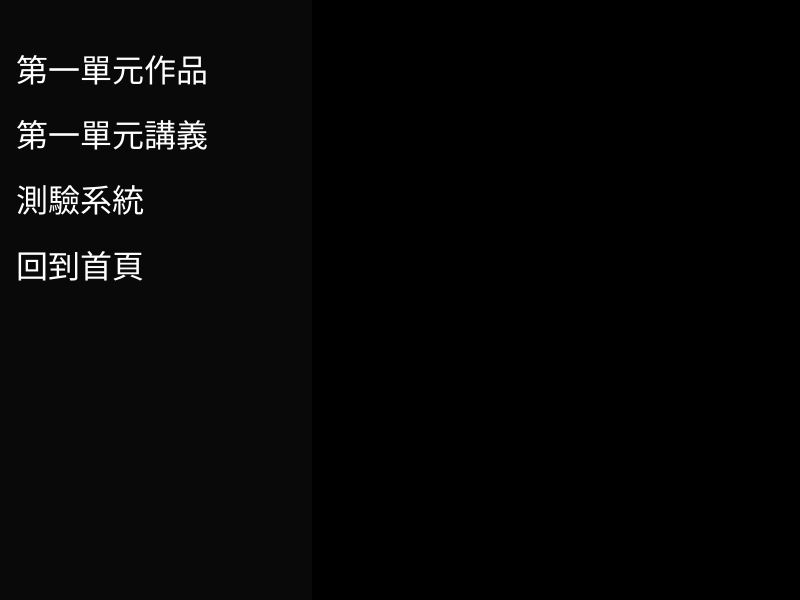
Frame 1 (no input)
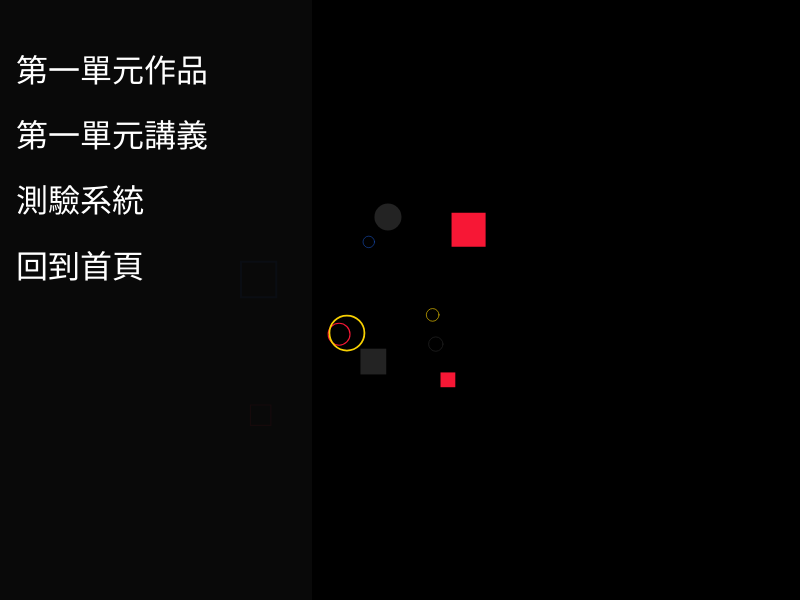
Frame 60 (no input)
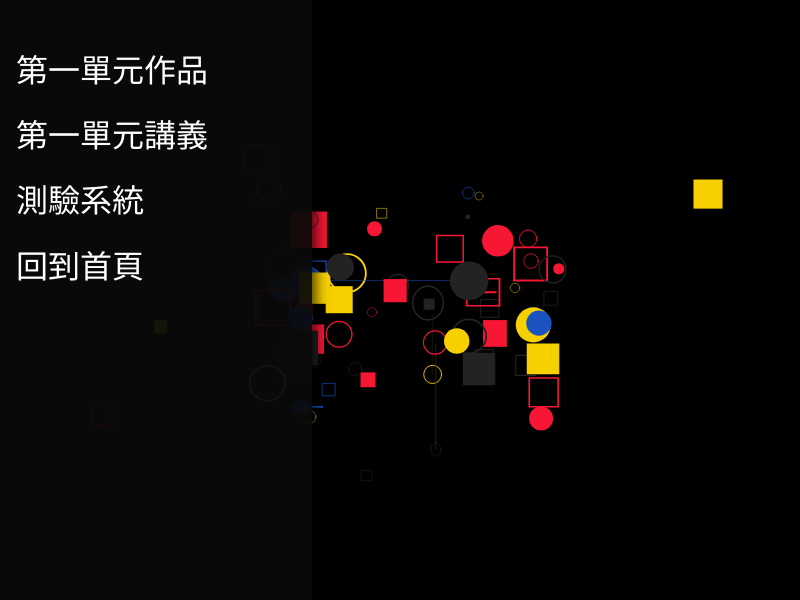
Frame 120 (the mouse pressed at the canvas centre since frame 60)

The p5.js sketch that drew these frames (run headless with seeded random() and noise() and a simulated clock; from frame 60 on, the mouse is pressed at the canvas centre):

// p5.js sketch
// ── sketch.js
let objs = [];
let colors = ['#f71735', '#f7d002', '#1A53C0', '#232323'];
let cnv;
let menuDiv;

function setup() {
  // 建立 800x600 畫布並置中
  cnv = createCanvas(800, 600);
  cnv.position((windowWidth - width) / 2, (windowHeight - height) / 2);

  // 將整個網頁背景設為黑色，使畫布以外的區域也為黑
  document.body.style.backgroundColor = '#000';

  // 建立固定在整個視窗左側的選單（HTML + CSS）
  const css = `
    #leftMenu {
      position: fixed;
      left: 0;
      top: 0;
      height: 100vh;
      width: 320px;
      background: rgba(10,10,10,0.95);
      color: #fff;
      padding: 40px 24px;
      box-sizing: border-box;
      font-size: 32px;
      line-height: 1.6;
      z-index: 10000;
      box-shadow: 4px 0 12px rgba(0,0,0,0.7);
      font-family: sans-serif;
    }
    #leftMenu a {
      color: #fff;
      text-decoration: none;
      display: block;
      cursor: pointer;
      margin: 14px 0;
    }
    #leftMenu a:hover { opacity: 0.9; }
    /* 避免 canvas 被選單遮蓋時仍可看到完整畫布邊界（選擇性）*/
    .canvas-offset { margin-left: 340px; }
  `;
  const style = document.createElement('style');
  style.appendChild(document.createTextNode(css));
  document.head.appendChild(style);

  // 建立選單 DOM
  menuDiv = document.createElement('div');
  menuDiv.id = 'leftMenu';
  menuDiv.innerHTML = `
    <a id="menu1">第一單元作品</a>
    <a id="menu2">第一單元講義</a>
    <a id="menu3">測驗系統</a>
    <a id="menu4">回到首頁</a>
  `;
  document.body.appendChild(menuDiv);

  // 範例：可加上點擊事件（視需求調整）
  document.getElementById('menu1').addEventListener('click', ()=> {
    const existing = document.getElementById('iframeOverlayUnit1');
    if (existing) {
      existing.remove();
      return;
    }
    const overlay = document.createElement('div');
    overlay.id = 'iframeOverlayUnit1';
    overlay.style.position = 'fixed';
    overlay.style.left = '50%';
    overlay.style.top = '50%';
    overlay.style.transform = 'translate(-50%, -50%)';
    overlay.style.width = '70vw';   // 70% 視窗寬度
    overlay.style.height = '85vh';  // 85% 視窗高度
    overlay.style.background = '#111';
    overlay.style.zIndex = 10001;
    overlay.style.borderRadius = '6px';
    overlay.style.boxShadow = '0 8px 30px rgba(0,0,0,0.6)';
    overlay.style.overflow = 'hidden';

    overlay.innerHTML = `
      <button id="closeIframeUnit1" style="
        position: absolute;
        right: 10px;
        top: 10px;
        z-index: 10002;
        font-size: 18px;
        padding: 6px 10px;
        cursor: pointer;
        border: none;
        border-radius: 4px;
        background: rgba(255,255,255,0.12);
        color: #fff;
      ">關閉</button>
      <iframe src="https://s110476-cmd.github.io/2025-1020/" style="width:100%;height:100%;border:0;" allowfullscreen></iframe>
    `;
    document.body.appendChild(overlay);
    document.getElementById('closeIframeUnit1').addEventListener('click', ()=> overlay.remove());
  });
  document.getElementById('menu2').addEventListener('click', ()=> {
    const existing = document.getElementById('iframeOverlay');
    if (existing) {
      existing.remove();
      return;
    }
    const overlay = document.createElement('div');
    overlay.id = 'iframeOverlay';
    overlay.style.position = 'fixed';
    overlay.style.left = '50%';
    overlay.style.top = '50%';
    overlay.style.transform = 'translate(-50%, -50%)';
    overlay.style.width = '70vw';   // 70% 視窗寬度
    overlay.style.height = '85vh';  // 85% 視窗高度
    overlay.style.background = '#111';
    overlay.style.zIndex = 10001;
    overlay.style.borderRadius = '6px';
    overlay.style.boxShadow = '0 8px 30px rgba(0,0,0,0.6)';
    overlay.style.overflow = 'hidden';

    // 內含關閉按鈕與 iframe（改為 HackMD 網址）
    overlay.innerHTML = `
      <button id="closeIframe" style="
        position: absolute;
        right: 10px;
        top: 10px;
        z-index: 10002;
        font-size: 18px;
        padding: 6px 10px;
        cursor: pointer;
        border: none;
        border-radius: 4px;
        background: rgba(255,255,255,0.12);
        color: #fff;
      ">關閉</button>
      <iframe src="https://hackmd.io/@RXcou08ERlul7o47xjnHCg/H1KxP7Cilx" style="width:100%;height:100%;border:0;" allowfullscreen></iframe>
    `;
    document.body.appendChild(overlay);
    document.getElementById('closeIframe').addEventListener('click', ()=> overlay.remove());
  });
  document.getElementById('menu3').addEventListener('click', ()=>{ /* TODO */ });
  document.getElementById('menu4').addEventListener('click', ()=>{ /* TODO */ });

  // 可選：若希望畫布右移避免被選單遮蓋，可啟用下列樣式（目前為選用）
  // cnv.elt.classList.add('canvas-offset');

  // 設定繪圖參數
  rectMode(CENTER);
  objs.push(new DynamicShape());
}

function draw() {
  // 畫布背景為黑色
  background(0);

  for (let i of objs) {
    i.run();
  }

  if (frameCount % int(random([15, 30])) == 0) {
    let addNum = int(random(1, 30));
    for (let i = 0; i < addNum; i++) {
      objs.push(new DynamicShape());
    }
  }
  for (let i = objs.length - 1; i >= 0; i--) {
    if (objs[i].isDead) {
      objs.splice(i, 1);
    }
  }
}

function windowResized() {
  // 畫布重新置中
  cnv.position((windowWidth - width) / 2, (windowHeight - height) / 2);
}

function easeInOutExpo(x) {
  return x === 0 ? 0 :
    x === 1 ?
    1 :
    x < 0.5 ? Math.pow(2, 20 * x - 10) / 2 :
    (2 - Math.pow(2, -20 * x + 10)) / 2;
}

class DynamicShape {
  constructor() {
    this.x = random(0.3, 0.7) * width;
    this.y = random(0.3, 0.7) * height;
    this.reductionRatio = 1;
    this.shapeType = int(random(4));
    this.animationType = 0;
    this.maxActionPoints = int(random(2, 5));
    this.actionPoints = this.maxActionPoints;
    this.elapsedT = 0;
    this.size = 0;
    this.sizeMax = width * random(0.01, 0.05);
    this.fromSize = 0;
    this.init();
    this.isDead = false;
    this.clr = random(colors);
    this.changeShape = true;
    this.ang = int(random(2)) * PI * 0.25;
    this.lineSW = 0;
  }

  show() {
    push();
    translate(this.x, this.y);
    if (this.animationType == 1) scale(1, this.reductionRatio);
    if (this.animationType == 2) scale(this.reductionRatio, 1);
    fill(this.clr);
    stroke(this.clr);
    strokeWeight(this.size * 0.05);
    if (this.shapeType == 0) {
      noStroke();
      circle(0, 0, this.size);
    } else if (this.shapeType == 1) {
      noFill();
      circle(0, 0, this.size);
    } else if (this.shapeType == 2) {
      noStroke();
      rect(0, 0, this.size, this.size);
    } else if (this.shapeType == 3) {
      noFill();
      rect(0, 0, this.size * 0.9, this.size * 0.9);
    } else if (this.shapeType == 4) {
      line(0, -this.size * 0.45, 0, this.size * 0.45);
      line(-this.size * 0.45, 0, this.size * 0.45, 0);
    }
    pop();
    strokeWeight(this.lineSW);
    stroke(this.clr);
    line(this.x, this.y, this.fromX, this.fromY);
  }

  move() {
    let n = easeInOutExpo(norm(this.elapsedT, 0, this.duration));
    if (0 < this.elapsedT && this.elapsedT < this.duration) {
      if (this.actionPoints == this.maxActionPoints) {
        this.size = lerp(0, this.sizeMax, n);
      } else if (this.actionPoints > 0) {
        if (this.animationType == 0) {
          this.size = lerp(this.fromSize, this.toSize, n);
        } else if (this.animationType == 1) {
          this.x = lerp(this.fromX, this.toX, n);
          this.lineSW = lerp(0, this.size / 5, sin(n * PI));
        } else if (this.animationType == 2) {
          this.y = lerp(this.fromY, this.toY, n);
          this.lineSW = lerp(0, this.size / 5, sin(n * PI));
        } else if (this.animationType == 3) {
          if (this.changeShape == true) {
            this.shapeType = int(random(5));
            this.changeShape = false;
          }
        }
        this.reductionRatio = lerp(1, 0.3, sin(n * PI));
      } else {
        this.size = lerp(this.fromSize, 0, n);
      }
    }

    this.elapsedT++;
    if (this.elapsedT > this.duration) {
      this.actionPoints--;
      this.init();
    }
    if (this.actionPoints < 0) {
      this.isDead = true;
    }
  }

  run() {
    this.show();
    this.move();
  }

  init() {
    this.elapsedT = 0;
    this.fromSize = this.size;
    this.toSize = this.sizeMax * random(0.5, 1.5);
    this.fromX = this.x;
    this.toX = this.fromX + (width / 10) * random([-1, 1]) * int(random(1, 4));
    this.fromY = this.y;
    this.toY = this.fromY + (height / 10) * random([-1, 1]) * int(random(1, 4));
    this.animationType = int(random(3));
    this.duration = random(20, 50);
  }
}
